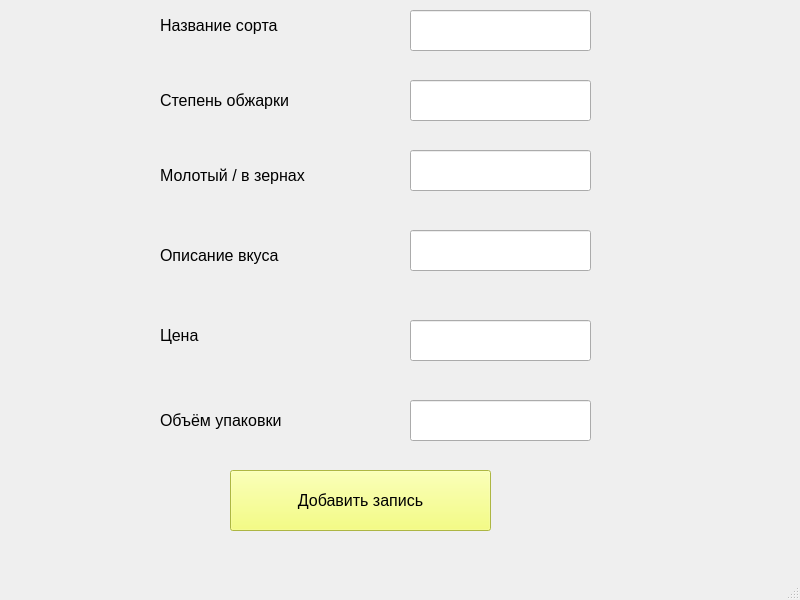
<?xml version="1.0" encoding="UTF-8"?>
<ui version="4.0">
    <class>MainWindow</class>
    <widget class="QMainWindow" name="MainWindow">
        <property name="geometry">
            <rect>
                <x>0</x>
                <y>0</y>
                <width>800</width>
                <height>600</height>
            </rect>
        </property>
        <property name="minimumSize">
            <size>
                <width>800</width>
                <height>600</height>
            </size>
        </property>
        <property name="maximumSize">
            <size>
                <width>800</width>
                <height>600</height>
            </size>
        </property>
        <property name="windowTitle">
            <string>MainWindow</string>
        </property>
        <widget class="QWidget" name="centralwidget">
            <widget class="QLabel" name="label">
                <property name="geometry">
                    <rect>
                        <x>160</x>
                        <y>0</y>
                        <width>201</width>
                        <height>51</height>
                    </rect>
                </property>
                <property name="font">
                    <font>
                        <pointsize>12</pointsize>
                    </font>
                </property>
                <property name="text">
                    <string>Название сорта</string>
                </property>
                <property name="alignment">
                    <set>Qt::AlignLeading|Qt::AlignLeft|Qt::AlignVCenter</set>
                </property>
            </widget>
            <widget class="QLineEdit" name="l1">
                <property name="geometry">
                    <rect>
                        <x>410</x>
                        <y>10</y>
                        <width>181</width>
                        <height>41</height>
                    </rect>
                </property>
            </widget>
            <widget class="QLineEdit" name="l2">
                <property name="geometry">
                    <rect>
                        <x>410</x>
                        <y>80</y>
                        <width>181</width>
                        <height>41</height>
                    </rect>
                </property>
            </widget>
            <widget class="QLineEdit" name="l3">
                <property name="geometry">
                    <rect>
                        <x>410</x>
                        <y>150</y>
                        <width>181</width>
                        <height>41</height>
                    </rect>
                </property>
            </widget>
            <widget class="QLabel" name="label_2">
                <property name="geometry">
                    <rect>
                        <x>160</x>
                        <y>80</y>
                        <width>181</width>
                        <height>41</height>
                    </rect>
                </property>
                <property name="font">
                    <font>
                        <pointsize>12</pointsize>
                    </font>
                </property>
                <property name="text">
                    <string>Степень обжарки</string>
                </property>
                <property name="alignment">
                    <set>Qt::AlignLeading|Qt::AlignLeft|Qt::AlignVCenter</set>
                </property>
            </widget>
            <widget class="QLabel" name="label_3">
                <property name="geometry">
                    <rect>
                        <x>160</x>
                        <y>150</y>
                        <width>181</width>
                        <height>51</height>
                    </rect>
                </property>
                <property name="font">
                    <font>
                        <pointsize>12</pointsize>
                    </font>
                </property>
                <property name="text">
                    <string>Молотый / в зернах</string>
                </property>
                <property name="alignment">
                    <set>Qt::AlignLeading|Qt::AlignLeft|Qt::AlignVCenter</set>
                </property>
            </widget>
            <widget class="QLabel" name="label_4">
                <property name="geometry">
                    <rect>
                        <x>160</x>
                        <y>230</y>
                        <width>191</width>
                        <height>51</height>
                    </rect>
                </property>
                <property name="font">
                    <font>
                        <pointsize>12</pointsize>
                    </font>
                </property>
                <property name="text">
                    <string>Описание вкуса</string>
                </property>
                <property name="alignment">
                    <set>Qt::AlignLeading|Qt::AlignLeft|Qt::AlignVCenter</set>
                </property>
            </widget>
            <widget class="QLabel" name="label_5">
                <property name="geometry">
                    <rect>
                        <x>160</x>
                        <y>310</y>
                        <width>201</width>
                        <height>51</height>
                    </rect>
                </property>
                <property name="font">
                    <font>
                        <pointsize>12</pointsize>
                    </font>
                </property>
                <property name="text">
                    <string>Цена</string>
                </property>
            </widget>
            <widget class="QLabel" name="label_6">
                <property name="geometry">
                    <rect>
                        <x>160</x>
                        <y>400</y>
                        <width>161</width>
                        <height>41</height>
                    </rect>
                </property>
                <property name="font">
                    <font>
                        <pointsize>12</pointsize>
                    </font>
                </property>
                <property name="text">
                    <string>Объём упаковки</string>
                </property>
            </widget>
            <widget class="QLineEdit" name="l4">
                <property name="geometry">
                    <rect>
                        <x>410</x>
                        <y>230</y>
                        <width>181</width>
                        <height>41</height>
                    </rect>
                </property>
            </widget>
            <widget class="QLineEdit" name="l5">
                <property name="geometry">
                    <rect>
                        <x>410</x>
                        <y>320</y>
                        <width>181</width>
                        <height>41</height>
                    </rect>
                </property>
            </widget>
            <widget class="QLineEdit" name="l6">
                <property name="geometry">
                    <rect>
                        <x>410</x>
                        <y>400</y>
                        <width>181</width>
                        <height>41</height>
                    </rect>
                </property>
            </widget>
            <widget class="QPushButton" name="pushButton">
                <property name="geometry">
                    <rect>
                        <x>230</x>
                        <y>470</y>
                        <width>261</width>
                        <height>61</height>
                    </rect>
                </property>
                <property name="font">
                    <font>
                        <pointsize>12</pointsize>
                    </font>
                </property>
                <property name="styleSheet">
                    <string notr="true">background-color: rgb(242, 255, 94);</string>
                </property>
                <property name="text">
                    <string>Добавить запись</string>
                </property>
            </widget>
        </widget>
        <widget class="QMenuBar" name="menubar">
            <property name="geometry">
                <rect>
                    <x>0</x>
                    <y>0</y>
                    <width>800</width>
                    <height>26</height>
                </rect>
            </property>
        </widget>
        <widget class="QStatusBar" name="statusbar"/>
    </widget>
    <resources/>
    <connections/>
</ui>
